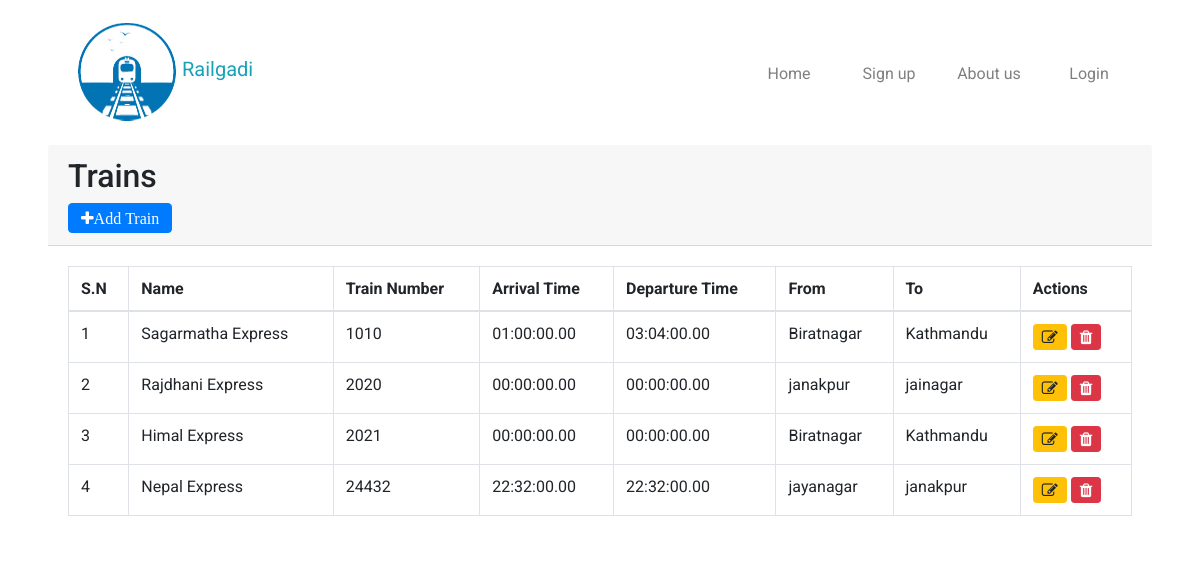
Page /Train/index.php on the committed database.
### tables this page shows
CREATE TABLE `train` (
  `id` int(11) NOT NULL,
  `name` varchar(255) NOT NULL,
  `tnumber` int(11) NOT NULL,
  `arrival_time` time(2) NOT NULL,
  `departure_time` time(2) NOT NULL,
  `date` date NOT NULL,
  `time` time(2) NOT NULL,
  `_from` varchar(255) NOT NULL,
  `_to` varchar(255) NOT NULL,
  `ac2price` int(11) NOT NULL,
  `ac3price` int(11) NOT NULL,
  `sprice` int(11) NOT NULL
);

### Train/index.php (the view, shortened to what this page needs)
<?php
    require '../database/dbcon.php';
    $sql = 'SELECT * FROM train';
    $statement = $pdo->prepare($sql);
    $statement->execute();
    $infos = $statement->fetchAll(PDO::FETCH_OBJ);
?>
<?php include('../inc/header.php'); ?>
<?php include('../inc/nav.php'); ?>
<div class="container">
    <div class="card">
        <div class="card-header">
            <h2>Trains</h2>
            <a href="create.php"><button class="fa fa-plus btn btn-primary">Add Train</button></a>
        </div>
        <div class="card-body">
            <table class="table table-bordered">
                <thead>
                    <tr>
                        <th>S.N</th>
                        <th>Name</th>
                        <th>Train Number</th>
                        <th>Arrival Time</th>
                        <th>Departure Time</th>
                        <th>From</th>
                        <th>To</th>
                        <th>Actions</th>
                    </tr>
                </thead>
                <tbody>
                    <?php $i = 1; ?>
                    <?php foreach($infos as $info): ?>
                    <tr>
                        <td><?= $i++;?></td>
                        <td><?= $info->name;?></td>
                        <td><?= $info->tnumber;?></td>
                        <td><?= $info->arrival_time;?></td>
                        <td><?= $info->departure_time;?></td>
                        <td><?= $info->_from;?></td>
                        <td><?= $info->_to;?></td>
                        <td>
                            <a href="edit.php?id=<?= $info->id ?>"><button class="fa fa-edit btn btn-warning btn-sm" data-toggle="tooltip" title="Edit"></button></a>
                            <a onclick="return confirm('Are you sure you want to delete this entry?')" href="delete.php?id=<?= $info->id ?>"><button class="fa fa-trash btn btn-danger btn-sm" data-toggle="tooltip" title="Delete"></button></a>
                        </td>
                    </tr>
                    <?php endforeach; ?>
                </tbody>
            </table>
        </div>
    </div>
</div>

### inc/header.php (shortened to what this page needs)
<!DOCTYPE html>
<html lang="en">
<head>
  <link rel="stylesheet" href="https://maxcdn.bootstrapcdn.com/bootstrap/4.5.2/css/bootstrap.min.css">
<link rel="stylesheet" href="https://cdnjs.cloudflare.com/ajax/libs/font-awesome/4.7.0/css/font-awesome.css"
integrity="sha512-5A8nwdMOWrSz20fDsjczgUidUBR8liPYU+WymTZP1lmY9G6Oc7HlZv156XqnsgNUzTyMefFTcsFH/tnJE/+xBg=="
crossorigin="anonymous" />
<link rel="stylesheet" type= "text/css" href="CSS/style.css">
<link rel="stylesheet" type="text/css" href="CSS/login.css">
<link rel="stylesheet" type="text/css" href="CSS/footer.css">
<link rel="stylesheet" type="text/css" href="CSS/review.css">
</head>
</html>

### inc/nav.php (shortened to what this page needs)
<div class="container" style="margin-bottom:10px;">
  <nav class="navbar navbar-expand-lg navbar-light bg-white">
    <nav class="navbar navbar-light bg-white">
      <a class="navbar-brand" href="..\Railgadi\index.php">
        <img src="images\logore.png" width="100" height="100" class="d-inline-block align-center " alt="">
        <span class="font-weight-normal text-info">Railgadi</span>
      </a>
    </nav>
    <div class="collapse navbar-collapse" id="navbar">
      <ul class="navbar-nav ml-auto">
        <li class="nav-item">
          <a class="nav-link" href="..Railgadi/index.php">Home</a>
        </li>
        <li class="nav-item">
          <a class="nav-link" href="passenger/register.php">Sign up</a>
        </li>
        <li class="nav-item">
          <a class="nav-link" href="about.php">About us</a>
        </li>
        <?php
        if (isset($_SESSION['id'])) { ?>
          <li class="nav-item">
            <a class="nav-link" href="passenger/logout.php">Logout</a>
          </li>
          <li class="nav-item">
            <a class="nav-link" href="../Railgadi/Userprofile/userprofile.php"><i class="fa fa-user fa-1x"></i></a>
          </li><?php } else{?>
          <li class="nav-item">
          <a class="nav-link" href="passenger/login.php">Login</a>
        </li><?php } ?>
      </ul>
    </div>
  </nav>
</div>

### CSS/style.css (style rules this page uses)
.card { border:solid 3px white; border-radius: 10px; }

### CSS/footer.css (style rules this page uses)
a { height: 100px; width: 100px; text-align: center; line-height: 100px; }

### rows in the picture
train: name "Sagarmatha Express", tnumber "1010", arrival_time "01:00:00.00", departure_time "03:04:00.00", _from "Biratnagar", _to "Kathmandu"
train: name "Rajdhani Express", tnumber "2020", arrival_time "00:00:00.00", departure_time "00:00:00.00", _from "janakpur", _to "jainagar"
train: name "Himal Express", tnumber "2021", arrival_time "00:00:00.00", departure_time "00:00:00.00", _from "Biratnagar", _to "Kathmandu"
train: name "Nepal Express", tnumber "24432", arrival_time "22:32:00.00", departure_time "22:32:00.00", _from "jayanagar", _to "janakpur"
